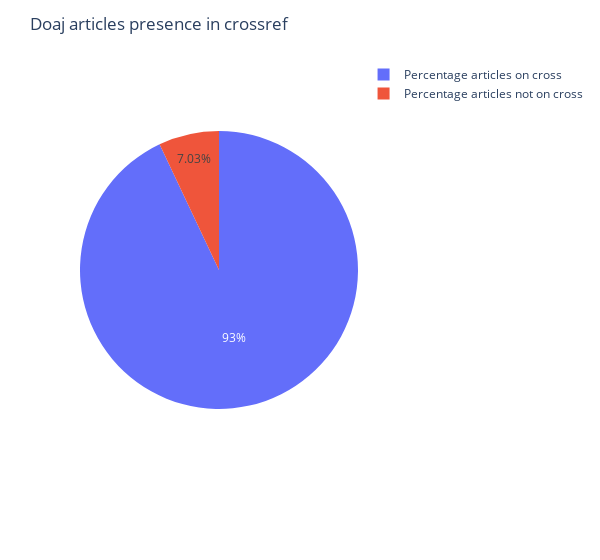

Here is the notebook cell this chart was saved with:
### Code cell
# viz general answer to first question
new = pd.DataFrame()
noton = totdoi - oncross
new['val'] = [noton, oncross]
new['ref'] = ['Percentage articles not on cross', 'Percentage articles on cross']
fig = px.pie(new, values='val', names='ref')
fig.update_layout( width=600, title ="Doaj articles presence in crossref")
fig.show()

### Figure 1 — Plotly figure (JSON) as saved in the notebook; plotly's stock layout.template omitted (floating-point values rounded to 4 significant figures)
{"data": [{"domain": {"x": [0, 1], "y": [0, 1]}, "hovertemplate": "ref=%{label}<br>val=%{value}<extra></extra>", "labels": ["Percentage articles not on cross", "Percentage articles on cross"], "legendgroup": "", "name": "", "showlegend": true, "type": "pie", "values": [386698, 5113401]}], "layout": {"legend": {"tracegroupgap": 0}, "margin": {"t": 60}, "title": {"text": "Doaj articles presence in crossref"}, "width": 600}}
